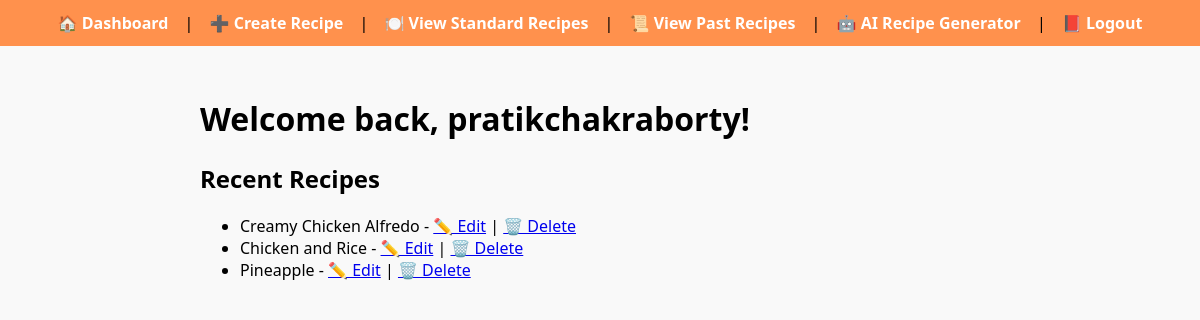
The app's page /accounts/dashboard/ (signed in), older data.
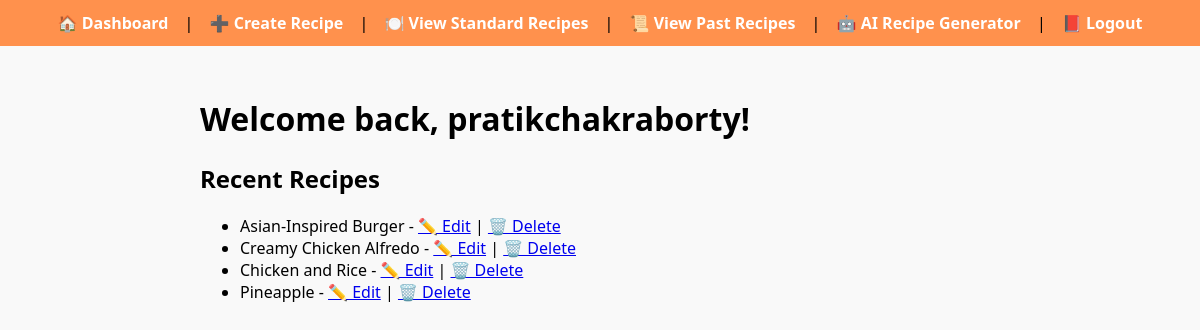
The same page, newer data.
### recipes/models.py (models this page shows, shortened)
class Recipe(models.Model):
    user = models.ForeignKey(get_user_model(), on_delete=models.CASCADE)
    title = models.CharField(max_length=100)
    ingredients = models.TextField()
    instructions = models.TextField()
    created_at = models.DateTimeField(auto_now_add=True)
    updated_at = models.DateTimeField(auto_now=True)  # Recommended addition

### accounts/views.py (the view)
# urls.py: path('dashboard/', views.dashboard, name='dashboard'),
@login_required
def dashboard(request):
    recent_recipes = Recipe.objects.filter(user=request.user).order_by('-created_at')[:5]
    if not recent_recipes.exists():
        messages.info(request, "You haven't created any recipes yet.")
    return render(request, 'accounts/dashboard.html', {'recent_recipes': recent_recipes})

### templates/accounts/dashboard.html (shortened to what this page needs)
{% extends 'accounts/base.html' %}
{% block content %}
    <h1>Welcome back, {{ user.username }}!</h1>
    <h2>Recent Recipes</h2>
    {% if recent_recipes %}
        <ul>
            {% for recipe in recent_recipes %}
                <li>
                    {{ recipe.title }}
                    - <a href="{% url 'edit_recipe' recipe.id %}">✏️ Edit</a>
                    | <a href="{% url 'delete_recipe' recipe.id %}">🗑️ Delete</a>
                </li>
            {% endfor %}
        </ul>
    {% else %}
        <p>You haven’t created any recipes yet.</p>
    {% endif %}
{% endblock %}

Row changes from the older to the newer data that the page shows:
added Recipe: title "Asian-Inspired Burger"
